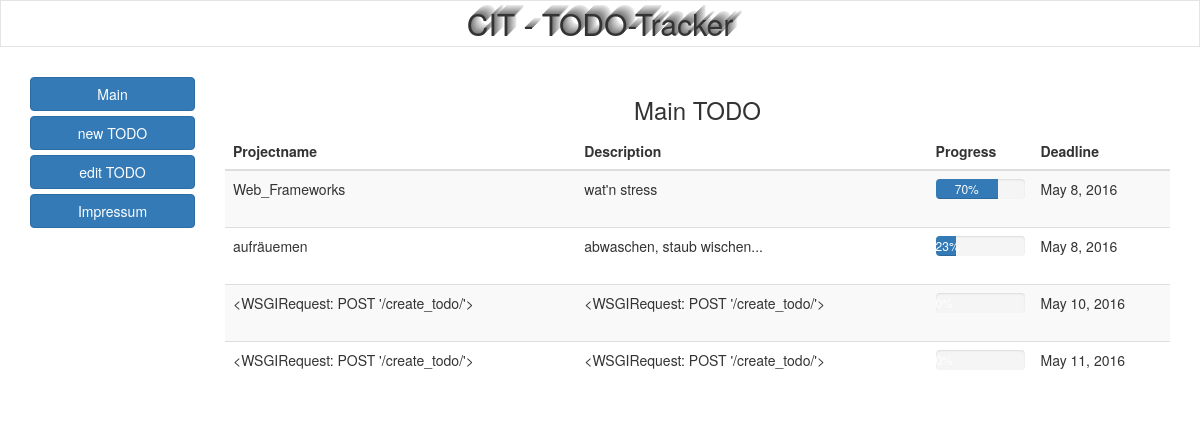
Before: / with the older database file.
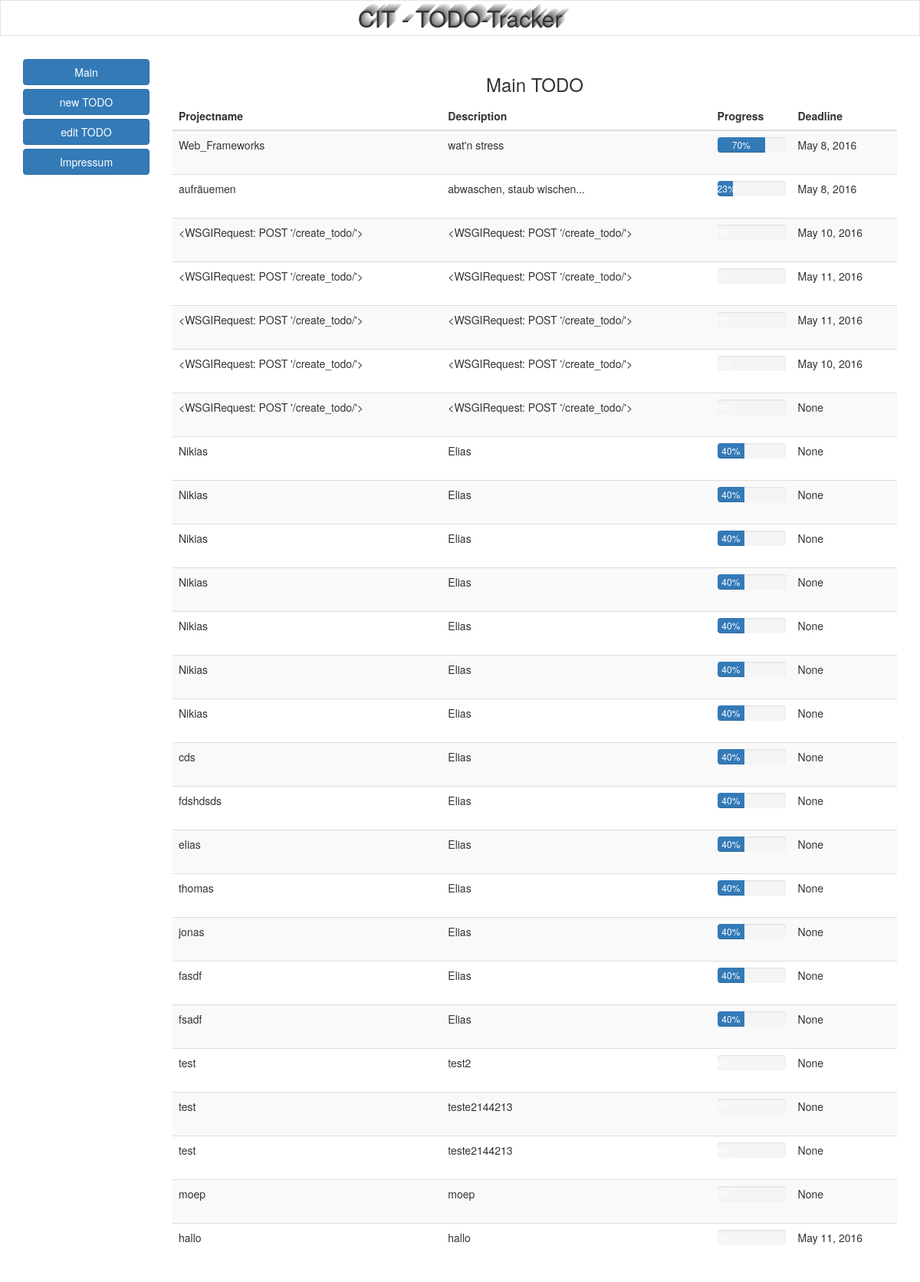
After: the same page with the newer database file.
### home/models.py (models this page shows)
class Todo(models.Model):
    projectname = models.CharField(max_length=100)
    description = models.TextField(max_length=500)
    progress = models.SmallIntegerField(default=0)
    deadline = models.DateField(blank=True, null=True)
    created_date = models.DateTimeField(default=timezone.now)

### home/views.py (the view)
# urls.py: url(r'^$', views.todo_list, name='todo_list'),
def todo_list(request):
    todos = Todo.objects.order_by('created_date')
    return render(request, 'index.html', {'todos': todos})

### templates/index.html (shortened to what this page needs)
<!DOCTYPE html>
<html lang="de">
  <head>
      {% load staticfiles %}
    <link href="{% static 'css/bootstrap.min.css' %}" rel="stylesheet">
    <link rel="stylesheet" type="text/css" href="{% static 'css/style.css' %}">
  </head>
  <body>
      <h2>CIT - TODO-Tracker</h2>
    <div class="container">
      <div class="row">
        <div class="col-md-2">
            {% load bootstrap3 %}
            {% buttons %}
            {% bootstrap_button "Main" button_type="link" icon="glyphicon glyphicon-menu-right" href="/" button_class="btn btn-primary btn-block" %}
            {% bootstrap_button "new TODO" button_type="link" icon="glyphicon glyphicon-menu-right" href="/create_todo" button_class="btn btn-primary btn-block" %}
            {% bootstrap_button "edit TODO" button_type="link" icon="glyphicon glyphicon-menu-right" href="/edit_todo" button_class="btn btn-primary btn-block" %}
            {% bootstrap_button "Impressum" button_type="link" icon="glyphicon glyphicon-menu-right" href="/impressum" button_class="btn btn-primary btn-block" %}
            {% endbuttons %}
        </div>
        <div class="tablecontainer">
        <div class="col-md-10">
          <h3>Main TODO</h3>
         <table class="table table-striped">
    <thead>
      <tr>
        <th>Projectname</th>
        <th>Description</th>
        <th>Progress</th>
        <th>Deadline</th>
      </tr>
    </thead>
    <tbody>
        <div class="tablecontent">
            {% for todo in todos %}
            <tr>
                <td>{{todo.projectname}}</td>
                <td>{{todo.description}}</td>
                <td>
                    <div class="progress">
                    <div class="progress-bar" role="progressbar" aria-valuenow={{todo.progress}}
                    aria-valuemin="0" aria-valuemax="100" style="width:{{todo.progress}}%">
                    <p> {{todo.progress}}% </p>
                    </div>
                    </div>
                </td>
                <td>{{todo.deadline}}</td>
            </tr>
        {% endfor %}
    </tbody>
  </table>
      </div>
      </div>
      </div>
    </div>
  </body>
</html>

Changed rows visible on the page:
added Todo: projectname "<WSGIRequest: POST '/create_todo/'>", description "<WSGIRequest: POST '/create_todo/'>", deadline "May 11, 2016"
added Todo: projectname "<WSGIRequest: POST '/create_todo/'>", description "<WSGIRequest: POST '/create_todo/'>", deadline "May 10, 2016"
added Todo: projectname "<WSGIRequest: POST '/create_todo/'>", description "<WSGIRequest: POST '/create_todo/'>", deadline "None"
added Todo: projectname "Nikias", description "Elias", progress "40", deadline "None"
added Todo: projectname "Nikias", description "Elias", progress "40", deadline "None"
added Todo: projectname "Nikias", description "Elias", progress "40", deadline "None"
added Todo: projectname "Nikias", description "Elias", progress "40", deadline "None"
added Todo: projectname "Nikias", description "Elias", progress "40", deadline "None"
added Todo: projectname "Nikias", description "Elias", progress "40", deadline "None"
added Todo: projectname "Nikias", description "Elias", progress "40", deadline "None"
added Todo: projectname "cds", description "Elias", progress "40", deadline "None"
added Todo: projectname "fdshdsds", description "Elias", progress "40", deadline "None"
added Todo: projectname "elias", description "Elias", progress "40", deadline "None"
added Todo: projectname "thomas", description "Elias", progress "40", deadline "None"
added Todo: projectname "jonas", description "Elias", progress "40", deadline "None"
added Todo: projectname "fasdf", description "Elias", progress "40", deadline "None"
added Todo: projectname "fsadf", description "Elias", progress "40", deadline "None"
added Todo: projectname "test", description "test2", deadline "None"
added Todo: projectname "test", description "teste2144213", deadline "None"
added Todo: projectname "test", description "teste2144213", deadline "None"
added Todo: projectname "moep", description "moep", deadline "None"
added Todo: projectname "hallo", description "hallo", deadline "May 11, 2016"
